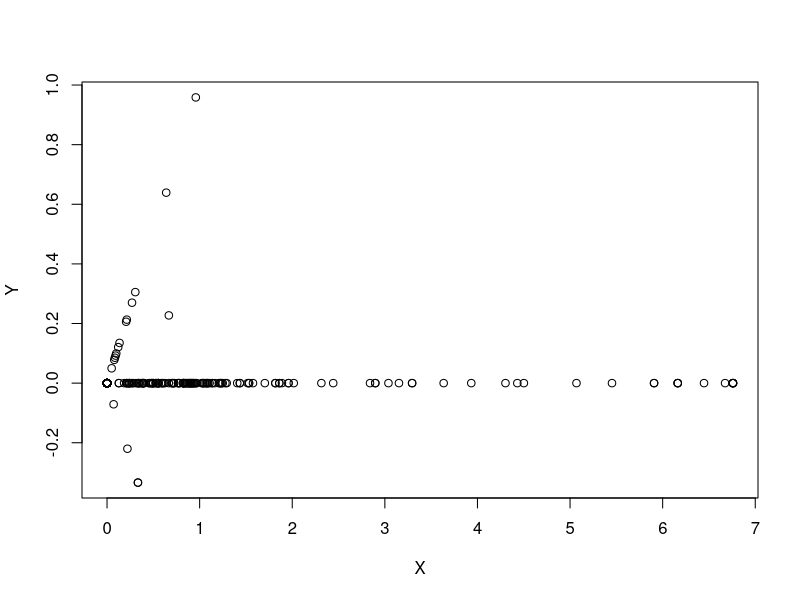
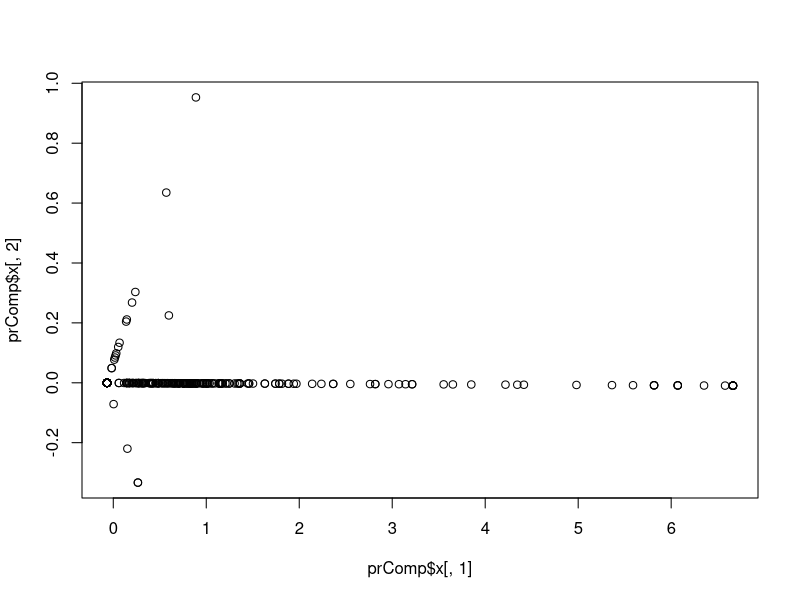
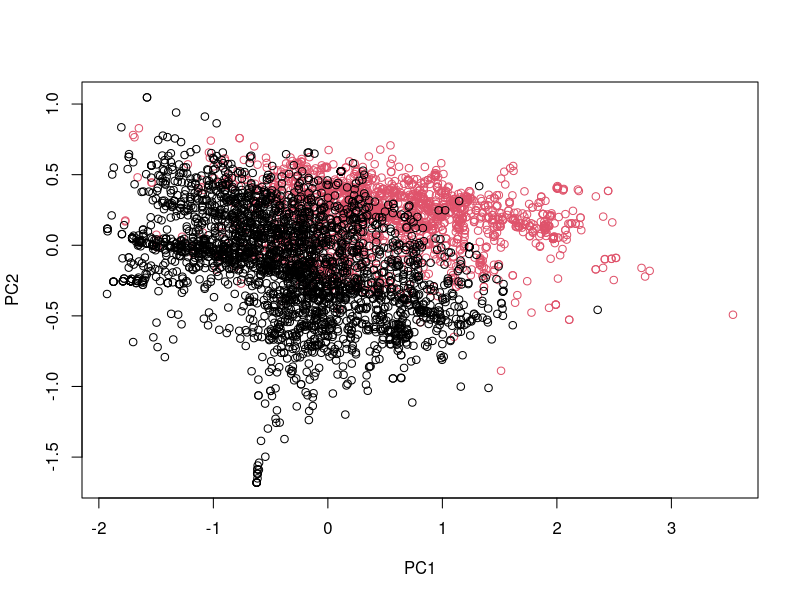
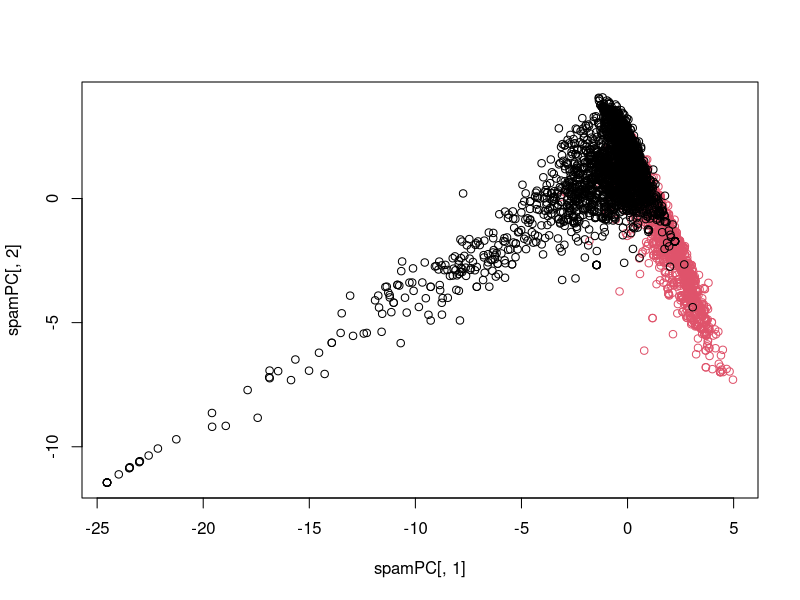

Generate these figures, in order, with R: (Note: this script raises an error after producing the figures.)
#Correlated predictors

#preprocessing covariants with principal components analysis. 
#The idea is that often you have multiple quantitative variables and sometimes 
#they'll be highly correlated with each other

library(caret); library(kernlab); data(spam)
inTrain <- createDataPartition(y=spam$type,
                               p=0.75, list=FALSE)
training <- spam[inTrain,]
testing <- spam[-inTrain,]

#The first thing - leave out just the 58th column of this training set. 
#Which in this case is the outcome. So we look at all the other predictor variables. 
#calculate the correlation between all those columns. 
#The correlation between all predictor variables. And take its absolute value. 
M <- abs(cor(training[,-58]))

#remove variables correlated with themselves (i.e. the diagonal of the matrix) - set these to zero
diag(M) <- 0

#Look for all the predictor variables that that have a very high correlation or are very similar 
#to each other. here we look at values in the matrix greater than 0.8 (i.e. highly correlated)
which(M > 0.8,arr.ind=T)


#Need to figure out a combination of these variables that explain any variability. 
#How?

#We could rotate the plot

#e.g take 0.71 times the 415 variable plus 0.71 times 857 variable. 
#And create a new variable called x. Which is basically the sum of those two variables. 
X <- 0.71*training$num415 + 0.71*training$num857
#Then take the difference of those two variables. 
#0.71 times 415 minus 0.71 times 857. 
Y <- 0.71*training$num415 - 0.71*training$num857
#i.e. x is adding the two variables together, y is subtracting the two variables.

plot(X,Y)

#Find a new set of multivariate variables that are uncorrelated and
#explain as much variance as possible.

#If you put all the variables together in one matrix, find the best matrix created with
#fewer variables (lower rank) that explains the original data.
#The first goal is statistical and the second goal is data compression.

#can acheive the same result as above using caret
smallSpam <- spam[,c(34,32)]
prComp <- prcomp(smallSpam)
plot(prComp$x[,1],prComp$x[,2])
#can quantify the rotation using (in fact = how we chose the coefficients used in manual calc above)
prComp$rotation

#prcomp - useful for reducing multiple components to a single variable - not possible manually
#can add colour for spam and non spam
typeColor <- ((spam$type=="spam")*1 + 1)

#calculate principal components on the entire dataset - performed a log transform and added 1
#log transform (log10) makes the data more gaussian looking.. some variables are very skewed
prComp <- prcomp(log10(spam[,-58]+1))

#now again plot principal component one, versus principal component two. 
plot(prComp$x[,1],prComp$x[,2],col=typeColor,xlab="PC1",ylab="PC2")
#Principle component one is no longer a very easy addition of two variables. 
#It might be some quite complicated combination of all the variables in the data set. 
#But it's the combination that explains the most variation in the data. 
#Principle component two is the combination that explains the second most variation. 
#And principal component three explains the third most and so forth. 
#So if I plot principal component one. That's just a variable that I've calculated. 
#Versus variable principal component two that's another variable that I've calculated. 
#Then I color them by the spam indicator. So, each of these points 
#corresponds to a single observation. The red ones correspond to spam observations 
#and the black ones just ham observations. 


#Can do the same using preProcess function in the Caret package  
#use method = "pca"  and the number of principal components to compute, pcaComp = 2
preProc <- preProcess(log10(spam[,-58]+1),method="pca",pcaComp=2)
spamPC <- predict(preProc,log10(spam[,-58]+1))
plot(spamPC[,1],spamPC[,2],col=typeColor)


#We can dopreprocessing with the method PCA, using the preProcess function as before
#Then You can create training predictions by using the predict function. 


preProc <- preProcess(log10(training[,-58]+1),method="pca",pcaComp=2)
trainPC <- predict(preProc,log10(training[,-58]+1))

#And then, fitting a model that relates the training variable to the principal component. 
#So here I haven't used the full training set as the data for fitting my model. 
#I've just used the principal components for the model fitting.


modelFit <- train(training$type ~ .,method="glm",data=trainPC)

#In the test data set you have to use the same principal component that you calculated in the
#trained data set for the test variables. 
#So the idea here is we again pass at the pre-process object that we calculated in the training set.
#But now we pass it the new testing data. 
#So this predict function is going to take the principle components we calculated from training.
#And get the new values for the test data set on those same principle components. 

testPC <- predict(preProc,log10(testing[,-58]+1))
confusionMatrix(testing$type,predict(modelFit,testPC))

# Alternative (sets # of PCs)
#the other thing that you can do is you can actually decide for this analysis to 
#not use the predict function separately. 
#You can build it right into your training exercise. 
#So if you take the train function from the caret package, and you pass it a training set.
#But you tell it to pre process with principal component analysis.
#It will do that pre-processing as part of the training process. 
#And then when you do the prediction on the new data set you just pass it a testing data set 
#and it will actually calculate the PC's for you. 


             modelFit <- train(training$type ~ .,method="glm",preProcess="pca",data=training)
             confusionMatrix(testing$type,predict(modelFit,testing))
             
             # Final thoughts on PCs
             #  - Most useful for linear-type models
             #  - Can make it harder to interpret predictors
             #  - Watch out for outliers!
             #         Transform first (with logs/Box Cox)
             #         Plot predictors to identify problems            
